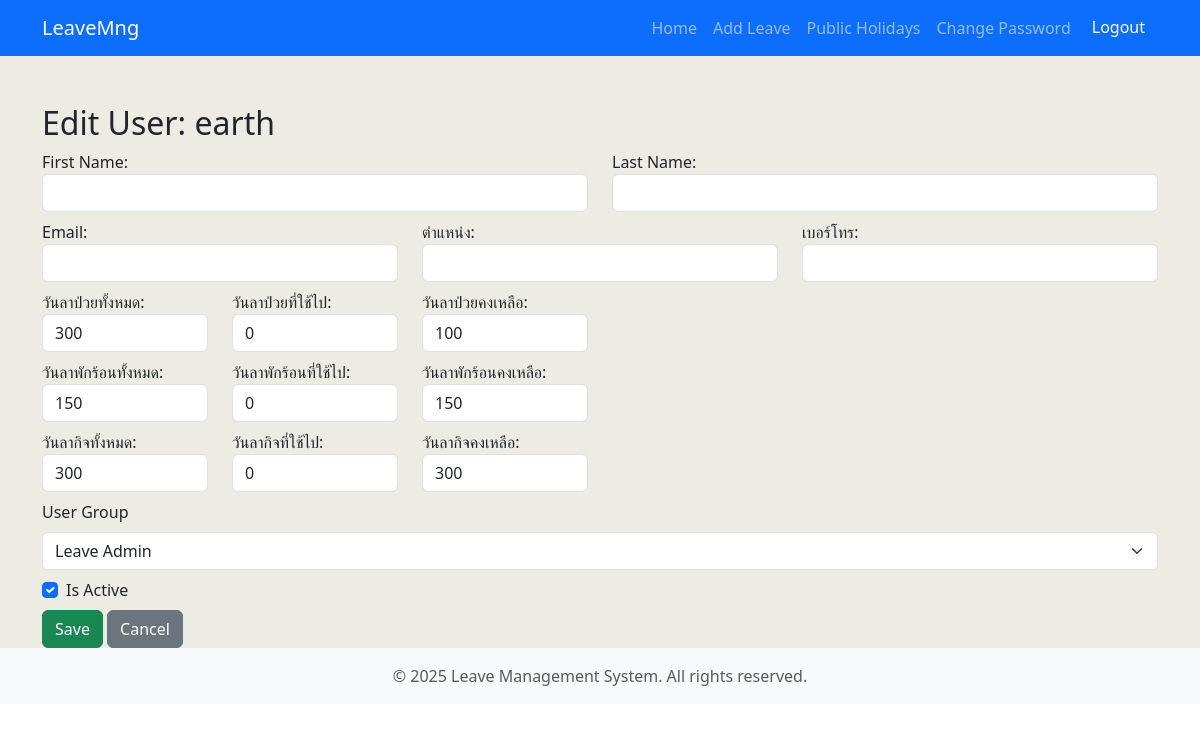
The page /edit_user/1/ (signed in) on the database its author committed.
### leaveapp/models.py (models this page shows)
class Profile(models.Model):
    user = models.OneToOneField(User, on_delete=models.CASCADE)
    position = models.CharField(max_length=100, default="")
    mobile = models.CharField(max_length=15, default="")
    sick_leave_total = models.IntegerField(default=30)
    sick_leave_used = models.IntegerField(default=0)
    sick_leave_remaining = models.IntegerField(default=30)
    absence_leave_total = models.IntegerField(default=30)
    absence_leave_used = models.IntegerField(default=0)
    absence_leave_remaining = models.IntegerField(default=30)
    vacation_leave_total = models.IntegerField(default=15)
    vacation_leave_used = models.IntegerField(default=0)
    vacation_leave_remaining = models.IntegerField(default=15)

### accounts/views.py (the view, shortened to what this page needs)
# urls.py: path("edit_user/<int:user_id>/", views.edit_user, name="edit_user"),
@login_required(login_url="login")
def edit_user(request, user_id):
    current_user = request.user
    is_leave_admin = current_user.groups.filter(name="leaveAdmin").exists()
    user = get_object_or_404(User, id=user_id)
    profile = get_object_or_404(Profile, user=user)
    user_groups = list(user.groups.values_list("name", flat=True))
    return render(
        request,
        "accounts/edit_user.html",
        {
            "user_obj": user,  # Pass user for user fields in template
            "profile": profile,
            "is_leave_admin": is_leave_admin,
            "user_groups": user_groups,
        },
    )

### templates/accounts/edit_user.html (shortened to what this page needs)
{% extends 'leaveapp/layout.html' %}
{% block content %}
<div class="container pt-5">
    <h2>Edit User: {{ user_obj.username }}</h2>
    <form method="post">
        <div class="row mb-2">
            <div class="col-md-6">
                <label>First Name:</label>
                <input type="text" name="first_name" value="{{ user_obj.first_name }}" class="form-control">
            </div>
            <div class="col-md-6">
                <label>Last Name:</label>
                <input type="text" name="last_name" value="{{ user_obj.last_name }}" class="form-control">
            </div>
        </div>
        <div class="row mb-2">
                <div class="col-md-4">
                    <label>Email:</label>
                    <input type="email" name="email" value="{{ user_obj.email }}" class="form-control" required>
                </div>
                <div class="col-md-4">
                    <label>ตำแหน่ง:</label>
                    <input type="text" name="position" value="{{ profile.position }}" class="form-control" required>
                </div>
                <div class="col-md-4">
                    <label>เบอร์โทร:</label>
                    <input type="text" name="mobile" value="{{ profile.mobile }}" class="form-control" required>
                </div>
        </div>
        <div class="row mb-2">
            <div class="col-md-2">
            <label>วันลาป่วยทั้งหมด:</label>
            <input type="text" name="sick_leave_total" value="{{ profile.sick_leave_total }}" class="form-control" id="sick_leave_total">
            </div>
            <div class="col-md-2">
            <label>วันลาป่วยที่ใช้ไป:</label>
            <input type="text" name="sick_leave_used" value="{{ profile.sick_leave_used }}" class="form-control" id="sick_leave_used">
            </div>
            <div class="col-md-2">
            <label>วันลาป่วยคงเหลือ:</label>
            <input type="text" name="sick_leave_remaining" value="{{ profile.sick_leave_remaining }}" class="form-control" id="sick_leave_remaining" readonly>
            </div>
        </div>
        <div class="row mb-2">
            <div class="col-md-2">
                <label>วันลาพักร้อนทั้งหมด:</label>
                <input type="text" name="vacation_leave_total" value="{{ profile.vacation_leave_total }}" class="form-control">
            </div>
            <div class="col-md-2">
                <label>วันลาพักร้อนที่ใช้ไป:</label>
                <input type="text" name="vacation_leave_used" value="{{ profile.vacation_leave_used }}" class="form-control">
            </div>
            <div class="col-md-2">
                <label>วันลาพักร้อนคงเหลือ:</label>
                <input type="text" name="vacation_leave_remaining" value="{{ profile.vacation_leave_remaining }}" class="form-control" readonly>
            </div>
        </div>
        <div class="row mb-2">
            <div class="col-md-2">
                <label>วันลากิจทั้งหมด:</label>
                <input type="text" name="absence_leave_total" value="{{ profile.absence_leave_total }}" class="form-control">
            </div>
            <div class="col-md-2">
                <label>วันลากิจที่ใช้ไป:</label>
                <input type="text" name="absence_leave_used" value="{{ profile.absence_leave_used }}" class="form-control">
            </div>
            <div class="col-md-2">
                <label>วันลากิจคงเหลือ:</label>
                <input type="text" name="absence_leave_remaining" value="{{ profile.absence_leave_remaining }}" class="form-control" readonly>
            </div>
        </div>
        <div class="mb-2">
            <label for="groupSelect" class="form-label">User Group</label>
            <select name="user_group" id="groupSelect" class="form-select">
                <option value="leaveAdmin" {% if "leaveAdmin" in user_groups %}selected{% endif %}>Leave Admin</option>
            </select>
        </div>
        <div class="form-check mb-2">
            <input type="checkbox" name="is_active" class="form-check-input" {% if user_obj.is_active %}checked{% endif %}>
            <label class="form-check-label">Is Active</label>
        </div>
        <button type="submit" class="btn btn-success">Save</button>
        <a href="{% url 'user_management' %}" class="btn btn-secondary">Cancel</a>
    </form>
</div>
{% endblock %}

### rows shown on the page
Profile: sick_leave_total "300", sick_leave_used "0", sick_leave_remaining "100", vacation_leave_total "150", vacation_leave_used "0", vacation_leave_remaining "150", absence_leave_total "300", absence_leave_used "0", absence_leave_remaining "300"

### other values the page prints
{{ user_obj.username }} "earth"
{{ year|default:2025 }} "2025"
